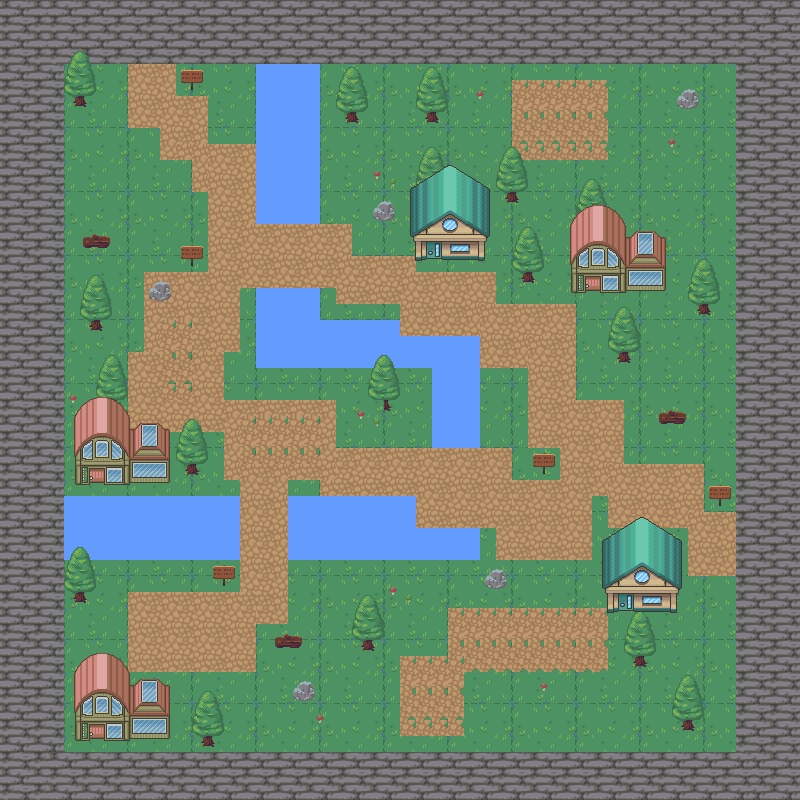

Tiled map render using the project's own tile images. Description and the map definition, with tile-layer contents summarised, below:
An orthogonal 50x50 tile map with 16x16 px tiles, 6 tile layers (background, wallse, wather, path, ...), 2 tilesets and 49 objects (44x collision, player, enter_house_exit, enter_house).

<map version="1.10" tiledversion="1.11.0" orientation="orthogonal" renderorder="right-down" width="50" height="50" tilewidth="16" tileheight="16" infinite="0" nextlayerid="11" nextobjectid="130">
 <tileset firstgid="1" source="nature.tsx" />
 <tileset firstgid="721" source="house.tsx" />
 <layer id="4" name="background" width="50" height="50">
  <data>[2500 cells, 2500 non-empty, 16 distinct tile ids]</data>
 </layer>
 <layer id="5" name="wallse" width="50" height="50">
  <data>[2500 cells, 694 non-empty, 4 distinct tile ids]</data>
 </layer>
 <layer id="6" name="wather" width="50" height="50">
  <data>[2500 cells, 234 non-empty, 4 distinct tile ids]</data>
 </layer>
 <layer id="7" name="path" width="50" height="50">
  <data>[2500 cells, 519 non-empty, 8 distinct tile ids]</data>
 </layer>
 <layer id="9" name="decorations" width="50" height="50">
  <data>[2500 cells, 247 non-empty, 28 distinct tile ids]</data>
 </layer>
 <layer id="10" name="house" width="50" height="50">
  <data>[2500 cells, 231 non-empty, 91 distinct tile ids]</data>
 </layer>
 <objectgroup id="8" name="objects" offsetx="-5.33333" offsety="1.33333">
  <object id="19" type="collision" x="-2" y="0" width="802" height="60" />
  <object id="20" type="collision" x="0" y="60" width="60" height="738" />
  <object id="21" type="collision" x="738" y="58" width="64" height="740" />
  <object id="22" type="collision" x="56" y="754" width="680" height="34" />
  <object id="23" type="collision" x="256" y="58" width="66" height="160" />
  <object id="24" type="collision" x="260" y="284" width="62" height="84" />
  <object id="25" type="collision" x="330" y="316" width="70" height="46" />
  <object id="26" type="collision" x="410" y="338" width="68" height="30" />
  <object id="28" type="collision" x="432" y="370" width="46" height="76" />
  <object id="29" type="collision" x="424" y="526" width="48" height="28" />
  <object id="31" type="collision" x="284" y="498" width="144" height="54" />
  <object id="32" type="collision" x="66" y="498" width="166" height="54" />
  <object id="38" name="player" x="135.669" y="235.274">
   <point />
  </object>
  <object id="40" type="collision" x="70.4104" y="99.605" width="18.8906" height="6.86931" />
  <object id="56" type="collision" x="73.8451" y="590.761" width="13.7386" height="12.0213" />
  <object id="74" x="315.988" y="-37.7812" />
  <object id="88" type="enter_house_exit" x="436" y="285.333">
   <point />
  </object>
  <object id="89" type="collision" x="501.083" y="578.917" />
  <object id="90" type="collision" x="611.833" y="590.417" width="70.75" height="20" />
  <object id="91" type="collision" x="575.583" y="265.417" width="95.75" height="24" />
  <object id="92" type="collision" x="79.8333" y="713.917" width="95.5" height="23.25" />
  <object id="93" type="collision" x="280.583" y="635.167" width="26.5" height="8.75" />
  <object id="94" type="collision" x="218.583" y="563.667" width="21.5" height="19.25" />
  <object id="96" type="collision" x="79.8333" y="458.417" width="95" height="23.75" />
  <object id="98" type="collision" x="192.083" y="463.167" width="11.75" height="10" />
  <object id="100" type="collision" x="88.0833" y="234.667" width="27" height="10.75" />
  <object id="102" type="collision" x="196.833" y="254.167" />
  <object id="103" type="collision" x="165.833" y="290.167" />
  <object id="105" type="collision" x="432.833" y="111.417" width="10" height="9.75" />
  <object id="106" type="collision" x="351.833" y="111.167" width="12.25" height="9.75" />
  <object id="107" type="collision" x="624.083" y="350.917" width="12.25" height="10.75" />
  <object id="108" type="collision" x="704.583" y="303.167" width="11.25" height="9.5" />
  <object id="109" type="collision" x="367.583" y="638.667" width="12.5" height="10.25" />
  <object id="111" type="collision" x="309.083" y="690.667" />
  <object id="113" type="collision" x="420.083" y="241.167" width="70.25" height="17.25" />
  <object id="114" type="enter_house" x="431.583" y="240.667" width="16" height="24.25" />
  <object id="115" type="collision" x="511.833" y="191.167" width="11.25" height="9.5" />
  <object id="116" type="collision" x="527.833" y="270.917" width="13" height="9.5" />
  <object id="117" type="collision" x="640.833" y="655.167" width="11" height="9.75" />
  <object id="118" type="collision" x="687.833" y="719.917" width="12" height="8.75" />
  <object id="119" type="collision" x="549.083" y="462.167" />
  <object id="120" type="collision" x="694.333" y="97.6667" />
  <object id="121" type="collision" x="208.083" y="735.167" width="11.75" height="10" />
  <object id="122" type="collision" x="725.583" y="494.167" />
  <object id="124" type="collision" x="664.083" y="411.667" width="26.5" height="11" />
  <object id="125" type="collision" x="388.583" y="398.167" width="7" height="11.25" />
  <object id="126" type="collision" x="197.333" y="78.4167" />
  <object id="128" x="95.8333" y="318.917" width="11.5" height="11" />
  <object id="129" type="collision" x="390.833" y="210.417" />
 </objectgroup>
</map>
